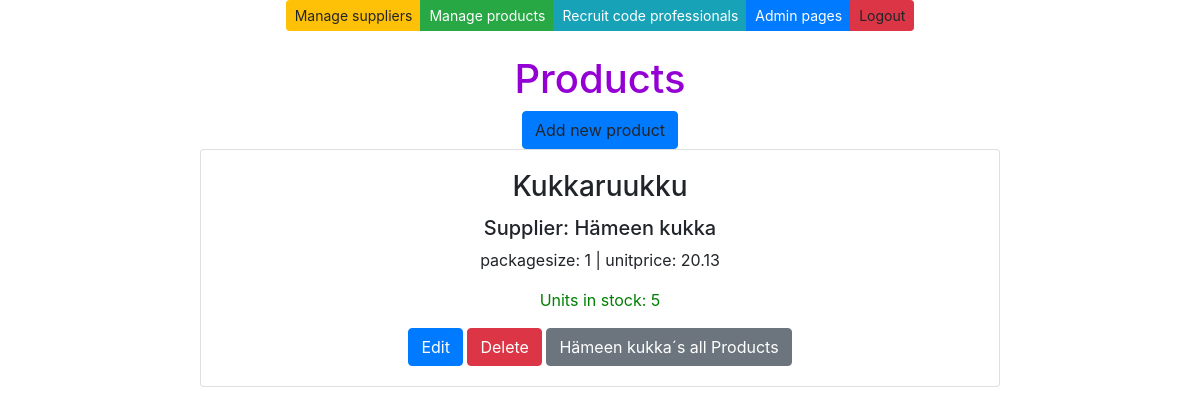
/products/, run on an earlier commit of the app's database.
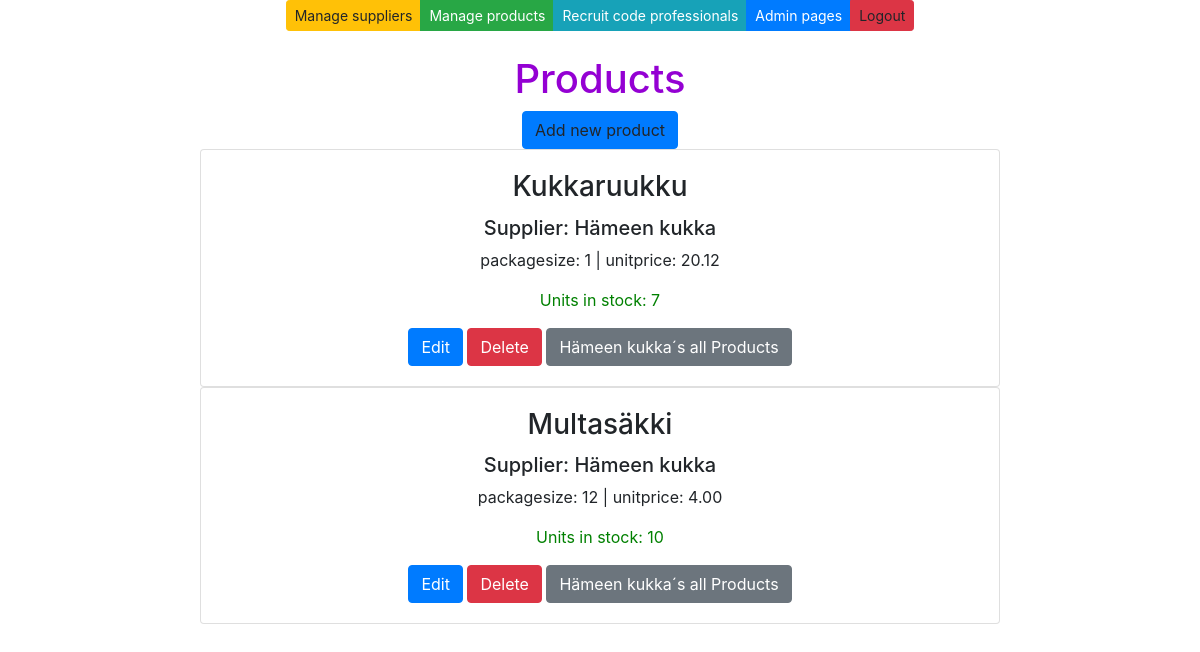
And on a later commit of the database.
### app/models.py (models this page shows, shortened)
class Product(models.Model):
    productname = models.CharField(max_length = 20, default = "laku")
    packagesize = models.CharField(max_length = 20, default = 3)
    unitprice = models.DecimalField(max_digits=8, decimal_places=2, default=1.00)
    unitsinstock = models.IntegerField(default = 3)
    supplier = models.ForeignKey(Supplier, on_delete=models.CASCADE)

class Supplier(models.Model):
    companyname = models.CharField(max_length = 50, default="firma")
    contactname = models.CharField(max_length = 50, default="firma")
    address = models.CharField(max_length = 100, default="firma")
    phone = models.CharField(max_length = 20, default="firma")
    email = models.CharField(max_length = 50, default="firma")
    country = models.CharField(max_length = 50, default="firma")

### app/views.py (the view)
# urls.py: path('products/', productlistview),
def productlistview(request):
    productlist = Product.objects.all()
    supplierlist = Supplier.objects.all()
    context = {'products': productlist, 'suppliers': supplierlist}
    return render (request,"productlist.html",context)

### app/templates/productlist.html (shortened to what this page needs)
{% extends 'index.html' %}
{% block content %}
<br />
<br />
<h1>Products</h1>
<a onclick="showaddform()" class="btn btn-primary">Add new product</a>
{% for p in products %}
<div class="card" style="width: 50rem;">
    <div class="card-body">
        <h3 class="card-title">{{p.productname}} </h3>
        <h5 class="card-text">Supplier: {{p.supplier.companyname}}</h5>
        <p class="card-text">packagesize: {{p.packagesize}} | unitprice: {{p.unitprice}}</p>
        <p class="card-text" style="color: green;">Units in stock: {{p.unitsinstock}}</p>
        <a href="/edit-product-get/{{p.id}}/" class="btn btn-primary">Edit</a>
        <a href="/confirm-delete-product/{{p.id}}/" class="btn btn-danger">Delete</a>
        <a href="/products-by-supplier/{{p.supplier.id}}/" class="btn btn-secondary">{{p.supplier.companyname}}´s all
            Products</a>
    </div>
</div>
{% empty %}
<div class="card" style="width: 50rem;">
    <div class="card-body">
        <p class="card-text">No products found in the database </p>
    </div>
</div>
{%endfor%}
{% endblock %}

What changed in the data, as far as the page shows it:
changed Product "Kukkaruukku": unitprice "20.13" → "20.12"; unitsinstock "5" → "7"
added Product: productname "Multasäkki", supplier.companyname "Hämeen kukka", packagesize "12", unitprice "4.00", unitsinstock "10"
